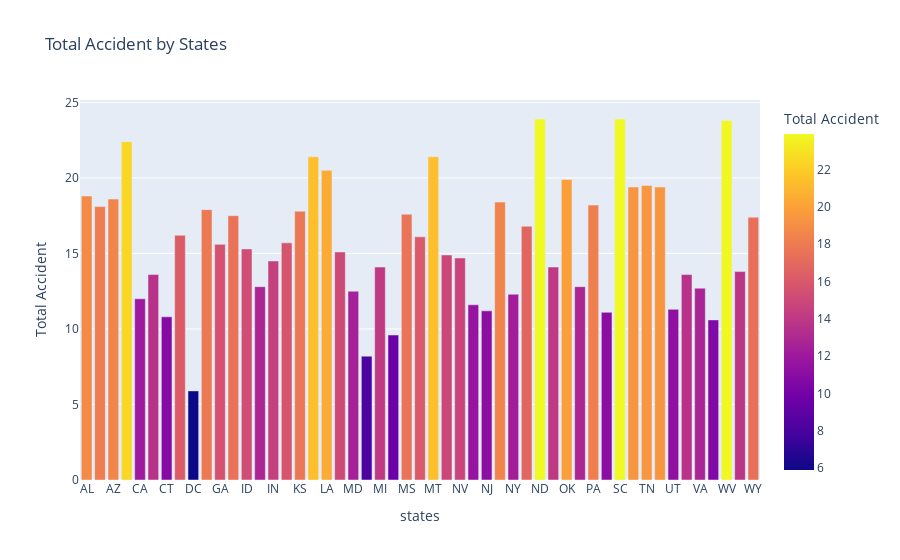

Notebook cell for this chart:
### Code cell
# total accidenet by states

fig = px.bar(df, x='abbrev', y='total',
             title='Total Accident by States',
             labels={'abbrev':'states', 'total':'Total Accident'},
             color='total')
fig.show()

### Figure 1 — Plotly figure (JSON) as saved in the notebook; plotly's stock layout.template omitted (floating-point values rounded to 4 significant figures)
{"data": [{"hovertemplate": "states=%{x}<br>Total Accident=%{marker.color}<extra></extra>", "legendgroup": "", "marker": {"color": [18.8, 18.1, 18.6, 22.4, 12.0, 13.6, 10.8, 16.2, 5.9, 17.9, 15.6, 17.5, 15.3, 12.8, 14.5, 15.7, 17.8, 21.4, 20.5, 15.1, 12.5, 8.2, 14.1, 9.6, 17.6, 16.1, 21.4, 14.9, 14.7, 11.6, 11.2, 18.4, 12.3, 16.8, 23.9, 14.1, 19.9, 12.8, 18.2, 11.1, 23.9, 19.4, 19.5, 19.4, 11.3, 13.6, 12.7, 10.6, 23.8, 13.8, 17.4], "coloraxis": "coloraxis", "pattern": {"shape": ""}}, "name": "", "orientation": "v", "showlegend": false, "textposition": "auto", "type": "bar", "x": ["AL", "AK", "AZ", "AR", "CA", "CO", "CT", "DE", "DC", "FL", "GA", "HI", "ID", "IL", "IN", "IA", "KS", "KY", "LA", "ME", "MD", "MA", "MI", "MN", "MS", "MO", "MT", "NE", "NV", "NH", "NJ", "NM", "NY", "NC", "ND", "OH", "OK", "OR", "PA", "RI", "SC", "SD", "TN", "TX", "UT", "VT", "VA", "WA", "WV", "WI", "WY"], "xaxis": "x", "y": [18.8, 18.1, 18.6, 22.4, 12.0, 13.6, 10.8, 16.2, 5.9, 17.9, 15.6, 17.5, 15.3, 12.8, 14.5, 15.7, 17.8, 21.4, 20.5, 15.1, 12.5, 8.2, 14.1, 9.6, 17.6, 16.1, 21.4, 14.9, 14.7, 11.6, 11.2, 18.4, 12.3, 16.8, 23.9, 14.1, 19.9, 12.8, 18.2, 11.1, 23.9, 19.4, 19.5, 19.4, 11.3, 13.6, 12.7, 10.6, 23.8, 13.8, 17.4], "yaxis": "y"}], "layout": {"barmode": "relative", "coloraxis": {"colorbar": {"title": {"text": "Total Accident"}}, "colorscale": [[0, "#0d0887"], [0.1111, "#46039f"], [0.2222, "#7201a8"], [0.3333, "#9c179e"], [0.4444, "#bd3786"], [0.5556, "#d8576b"], [0.6667, "#ed7953"], [0.7778, "#fb9f3a"], [0.8889, "#fdca26"], [1, "#f0f921"]]}, "legend": {"tracegroupgap": 0}, "title": {"text": "Total Accident by States"}, "xaxis": {"anchor": "y", "domain": [0, 1], "title": {"text": "states"}}, "yaxis": {"anchor": "x", "domain": [0, 1], "title": {"text": "Total Accident"}}}}
